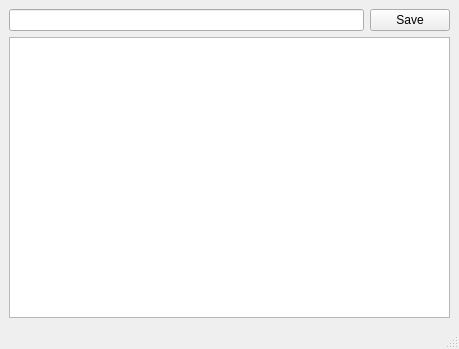
<?xml version="1.0" encoding="UTF-8"?>
<ui version="4.0">
 <class>MainWindow</class>
 <widget class="QMainWindow" name="MainWindow">
  <property name="geometry">
   <rect>
    <x>0</x>
    <y>0</y>
    <width>459</width>
    <height>349</height>
   </rect>
  </property>
  <property name="windowTitle">
   <string>MainWindow</string>
  </property>
  <widget class="QWidget" name="centralwidget">
   <layout class="QVBoxLayout" name="verticalLayout">
    <item>
     <layout class="QHBoxLayout" name="horizontalLayout">
      <item>
       <widget class="QLineEdit" name="lineEditPath"/>
      </item>
      <item>
       <widget class="QPushButton" name="pushButtonSave">
        <property name="text">
         <string>Save</string>
        </property>
       </widget>
      </item>
     </layout>
    </item>
    <item>
     <widget class="QTextBrowser" name="textBrowserFiles"/>
    </item>
   </layout>
  </widget>
  <widget class="QMenuBar" name="menubar">
   <property name="geometry">
    <rect>
     <x>0</x>
     <y>0</y>
     <width>459</width>
     <height>26</height>
    </rect>
   </property>
  </widget>
  <widget class="QStatusBar" name="statusbar"/>
 </widget>
 <resources/>
 <connections/>
</ui>
